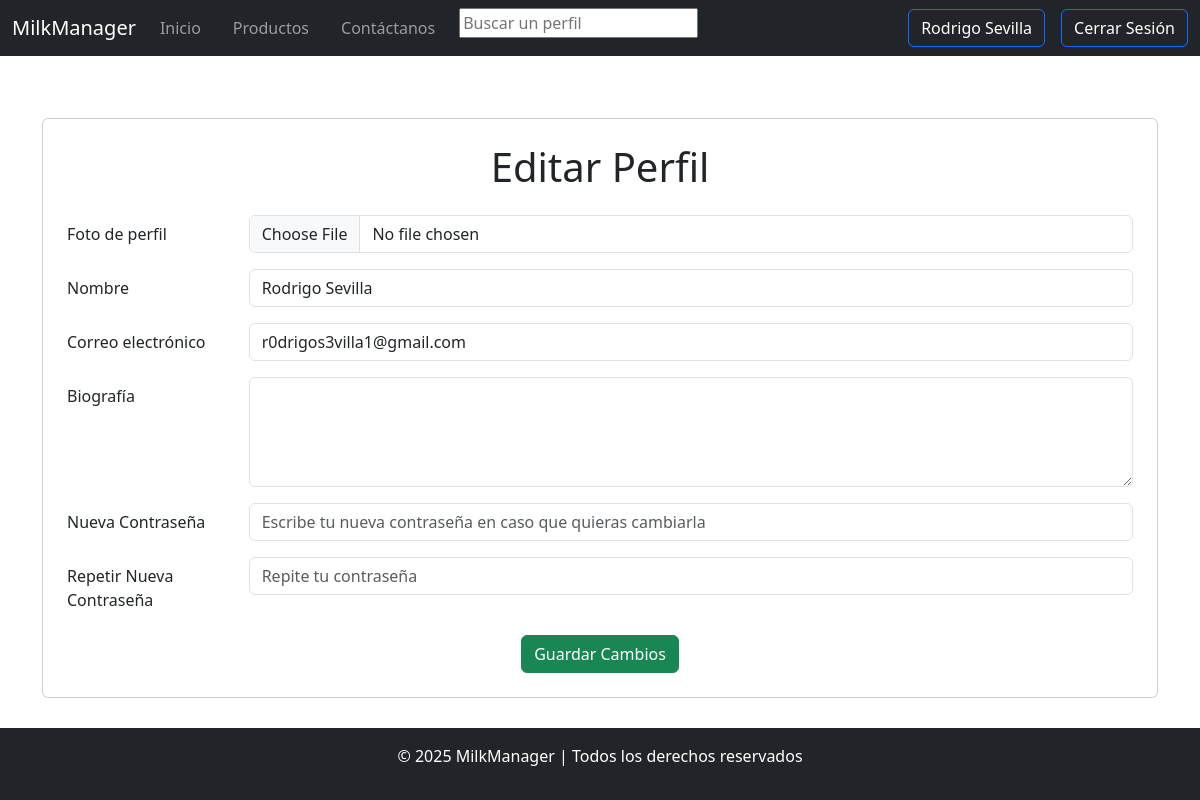
The page /myprofile (signed in) on the database as committed earlier.
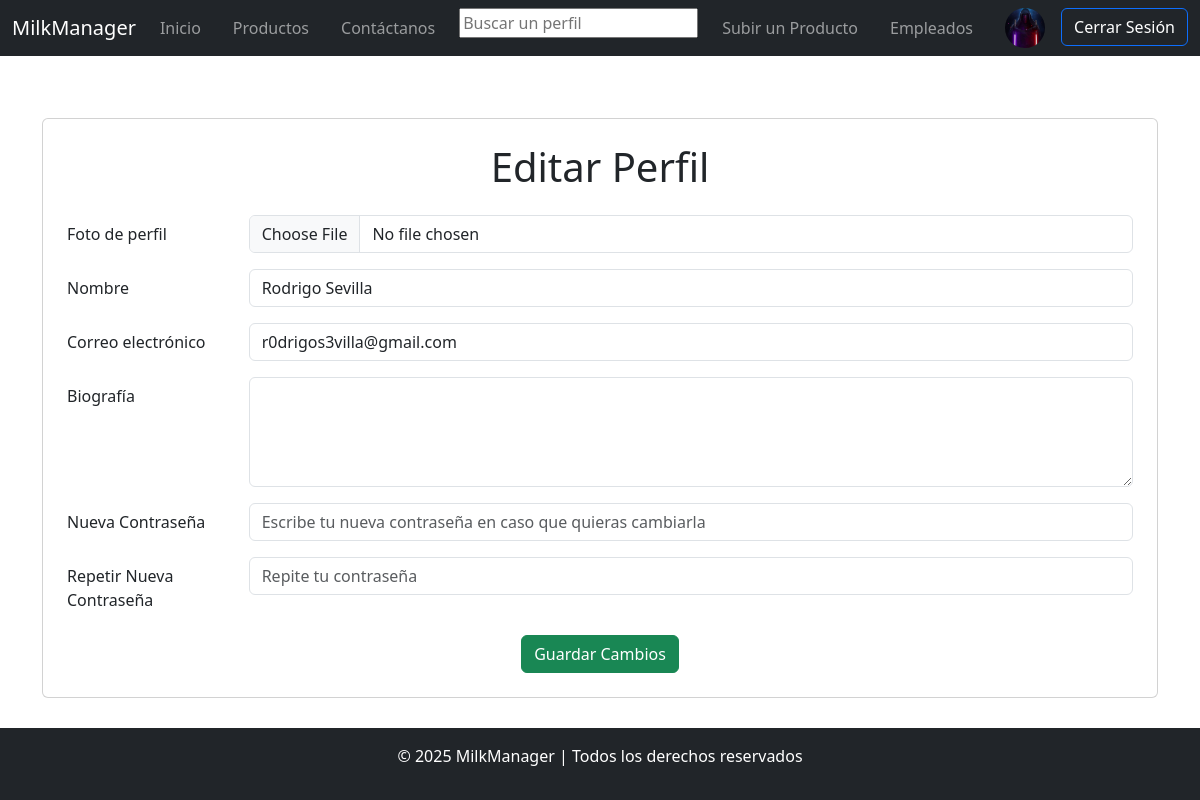
The same page on the database as committed later.
### tables this page shows
CREATE TABLE accounts (
    id INTEGER PRIMARY KEY,
    email TEXT UNIQUE NOT NULL,
    username TEXT UNIQUE,
    password TEXT,
    role TEXT,
    picture TEXT,
    biography TEXT,
    creationdate DATE DEFAULT (CURRENT_TIMESTAMP)
    );

### app.py (the view)
@app.route('/myprofile', methods=['GET', 'POST'])
def myprofile():
    client_ip = request.remote_addr
    user = getUser()
    log.write(f"Se abrió la página del Perfil de {user['username']} desde: {client_ip}")
    if not user:
        return redirect(url_for('home'))
    if request.method == 'POST':
        path = os.path.join(os.getcwd(), 'static', 'images', 'users')
        username = request.form["username"]
        email = request.form['email']
        imagen = request.files['profilePic']
        password = request.form['password']
        confirm_password = request.form['confirmPassword']
        biography = request.form["bio"]
        if username:
            if username == user["username"]:
                pass
            elif not database.login.usernameExists(username):
                database.login.updateUser(email, "username", username)
            else:
                flash("Ese nombre de usuario ya está tomado o no es válido", "error")
        if password is not None and confirm_password is not None:
            if password != confirm_password:
                flash("Las contraseñas no coinciden", "error")
            else:
                password = generate_password_hash(password, salt_length=16)
                database.login.updateUser(email, "password", password)
        if biography is not None:
            database.login.updateUser(email, "biography", biography)
        if imagen:
            user_id = database.login.getFromUser(email, "id")
            filename = f'user_{user_id}{os.path.splitext(imagen.filename)[1]}'
            filename = secure_filename(filename)
            imagen.save(os.path.join(path, filename))
            image_path = os.path.join(path, filename)
            image_path = f"/users/{filename}"
            database.login.updateUser(email, "picture", image_path)
        return redirect(url_for('myprofile'))
    else:
        return render_template('myprofile.html', user = user)

### accounts.py (called while the page is built)
def connect():
    global conn
    if conn is None:
        conn = sqlite3.connect('database.db', check_same_thread=False)
        conn.row_factory = sqlite3.Row

def getFromUser(email, field):
    valid_fields = ['id', 'email', 'username', 'password', 'role', 'picture', 'biography']
    if field not in valid_fields:
        return False
    connect()
    if userExists(email):
        try:
            cursor = conn.cursor()
            query = f"SELECT {field} FROM accounts WHERE email = ?"
            cursor.execute(query, (email,))
            result = cursor.fetchone()
            if result:
                return result[0]
            else:
                return None
        except sqlite3.Error as e:
            print(f"Error al obtener el campo del usuario: {e}")
            return None
    else:
        return None

def userExists(email):
    connect()
    cursor = conn.cursor()
    cursor.execute('''
        SELECT * FROM accounts WHERE email = ?
    ''', (email,))
    return cursor.fetchone() is not None

### log.py (called while the page is built)
def write(text):
    if debug:
        logging.debug(text)

### templates/myprofile.html (shortened to what this page needs)
{% extends "base.html" %}
{% block content %}
<div class="container mt-5">
    <div class="card p-4">
        <h1 class="text-center mb-4">Editar Perfil</h1>
        <form method="POST" enctype="multipart/form-data">
            <div class="row mb-3">
                <label for="profilePic" class="col-sm-2 col-form-label">Foto de perfil</label>
                <div class="col-sm-10">
                    <input type="file" class="form-control" id="profilePic" name="profilePic" accept="image/*">
                </div>
            </div>
            <div class="row mb-3">
                <label for="name" class="col-sm-2 col-form-label">Nombre</label>
                <div class="col-sm-10">
                    <input type="text" class="form-control" id="username" name="username" value="{{user.username}}">
                </div>
            </div>
            <div class="row mb-3">
                <label for="email" class="col-sm-2 col-form-label">Correo electrónico</label>
                <div class="col-sm-10">
                    <input type="email" class="form-control" id="email" name="email" value={{user.email}} readonly>
                </div>
            </div>
            <div class="row mb-3">
                <label for="bio" class="col-sm-2 col-form-label">Biografía</label>
                <div class="col-sm-10">
                    <textarea class="form-control" id="bio" name="bio" rows="4"{% if user.biography %}placeholder="{{user.biography}}"{% endif %}></textarea>
                </div>
            </div>
			<div class="row mb-3">
                <label for="password" class="col-sm-2 col-form-label">Nueva Contraseña</label>
				<div class="col-sm-10">
					<input type="password" class="form-control" id="password" name="password" placeholder="Escribe tu nueva contraseña en caso que quieras cambiarla">
				</div>
            </div>
			<div class="row mb-3">
				<label for="confirmPassword" class="col-sm-2 col-form-label">Repetir Nueva Contraseña</label>
				<div class="col-sm-10">
					<input type="password" class="form-control" id="confirmPassword" name="confirmPassword" placeholder="Repite tu contraseña">
				</div>
			</div>
            <div class="text-center">
                <button type="submit" class="btn btn-success" id = "submitBtn" name="submitBtn">Guardar Cambios</button>
            </div>
        </form>
    </div>
</div>
{% endblock %}

### templates/base.html (shortened to what this page needs)
<!DOCTYPE html>
<html lang="es">
<head>
    <link href="https://cdn.jsdelivr.net/npm/bootstrap@5.3.0-alpha1/dist/css/bootstrap.min.css" rel="stylesheet">
	<link href="https://cdnjs.cloudflare.com/ajax/libs/font-awesome/6.0.0-beta3/css/all.min.css" rel="stylesheet">
    <link rel="stylesheet" href="/static/styles/style.css">
</head>
<body>
    <nav class="navbar navbar-expand-lg navbar-dark bg-dark">
        <div class="container-fluid">
			<a class="navbar-brand" href="/">MilkManager</a>
            <div class="collapse navbar-collapse" id="navbarNav">
                <ul class="navbar-nav gap-3">
                    <li class="nav-item">
                        <a class="nav-link" href="/">Inicio</a>
                    </li>
                    <li class="nav-item">
                        <a class="nav-link" href="/products">Productos</a>
                    </li>
					<li class="nav-item">
                        <a class="nav-link" href="/contact">Contáctanos</a>
                    </li>
					<li class="nav-item">
						<form method="POST" action="/profiles">
							<input name="profilesearch" id = "profilesearch" placeholder="Buscar un perfil"></input>
						</form>
                    </li>
					{% if user%}
						{% if user["role"] == 'admin' or user["role"] == 'seller' %}
							<li class="nav-item">
								<a class="nav-link" href="/upload">Subir un Producto</a>
							</li>
						{%  endif %}
						{% if user["role"] == 'admin' %}
							<li class="nav-item">
								<a class="nav-link" href="/employees">Empleados</a>
							</li>
						{% endif %}
					{% endif %}
				</ul>
				 <ul class="navbar-nav d-flex flex-row gap-3 ms-auto">
					{% if user %}
						{% if user.picture %}
							<li class="nav-item">
								<a href="/myprofile">
									<img type="button" class="profile-pic" src="{{ url_for('static', filename='images' + user.picture) }}" alt="{{ user.username }}">
								</a>
							</li>
						{% else %}
							<li class="nav-item">
								<a type="button" class="btn btn-primary bg-dark" href="/myprofile">{{user.username}}</a>
							</li>
						{% endif %}
						<li class="nav-item">
                            <a type="button" class="btn btn-primary bg-dark" href="/logout">Cerrar Sesión</a>
                        </li>
					{% endif %}
                </ul>
            </div>
        </div>
    </nav>
    {% block content %}
    {% endblock %}
	<footer class="bg-dark text-white text-center p-3">
        <p>&copy; 2025 MilkManager | Todos los derechos reservados</p>
    </footer>
</body>
</html>

Rows that differ between the two databases and show on the page:
changed accounts "Rodrigo Sevilla": role "customer" → "admin" (drawn); picture empty → "/users/user_2.jpg" (drawn); picture: picture added; username "Rodrigo Sevilla" → (not shown)
Other text that changed with them:
form field email: "r0drigos3villa1@gmail.com" → "r0drigos3villa@gmail.com"
text now shown: "Subir un Producto Empleados"
